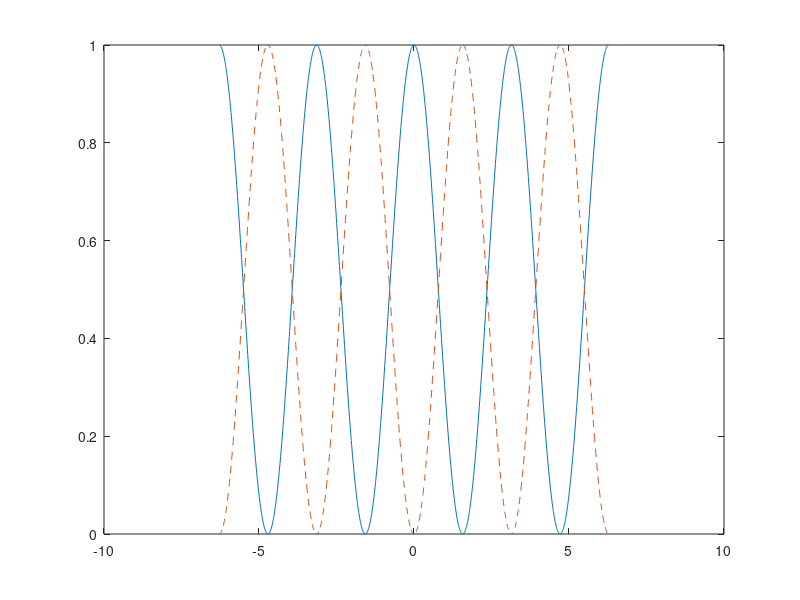

Here is the MATLAB script that generated this plot: (Note: this script raises an error after producing the figure.)
% TASK 2
x = -2*pi:0.01:2*pi;
y1 = cos(x).^2;
y2 = sin(x).^2;

p1 = plot(x, y1, "-");
hold on;
p2 = plot(x, y2, "--");

p1.LineWidth = 1;
p2.LineWidth = 3;

l = legend("cos^2", "sin^2");
l.Location = "northeastoutside";

xlabel("x", FontSize=16);
ylabel("y", FontSize=16);

title("Plot 2", FontSize=20)